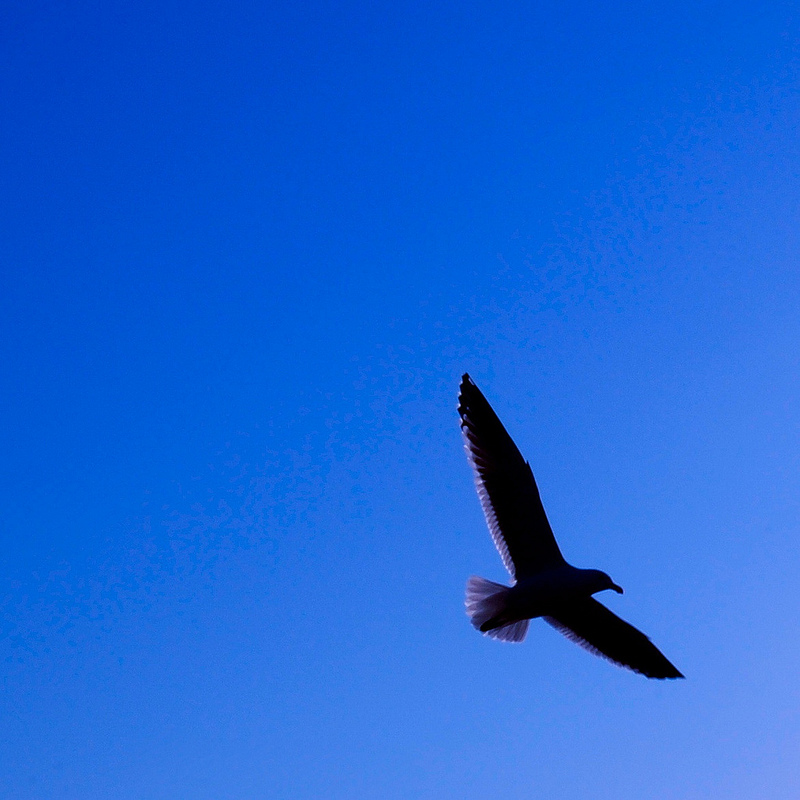
%> input picture clases/Cap02_Color/Matlab/seagull.jpg, 800 x 800 px
$ octave TRAT02_ColorSuperimposition.m   (GNU Octave 9; MATLAB toolbox functions it lacks are replaced by stand-ins)
%> lines starting %> are read from the running program, lines starting %| are printed output that depends on the picture; in (x1, y1, x2, y2) boxes, pixels count from 0 and x2, y2 are one past the last pixel; in counts of white or black regions, pixels touching at a corner belong together; the program's own positions count from 1
% Example:
%
% Superimposition of one image into another. The idea of this program is
% to put a seagull (that is in image seagull.jpg) into an ocean picture
% (ocean.jpg) that originally has no seagull.
%
% Computer Vision Course
% (c) José ramón Iglesias(2020)

close all
warning('off','all');

% Read seagull color image
Gc = imread('seagull.jpg');
%> Gc is the input picture: size 800x800x3 uint8; mean R, G, B 28.1, 101.6, 215.7
figure
imshow(Gc);

% Conversion to grayscale image
Gg = rgb2gray(Gc);
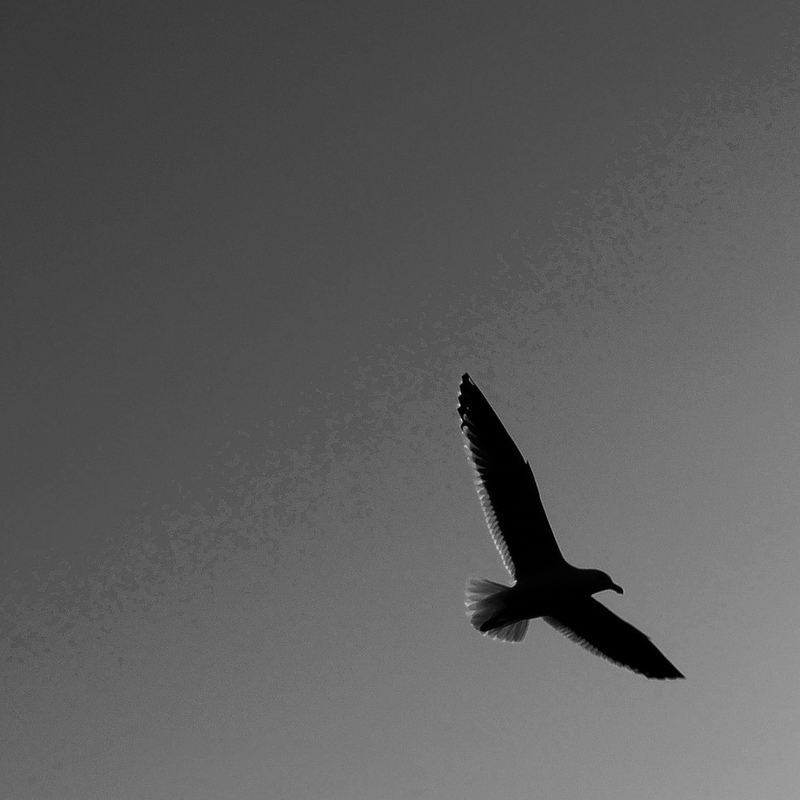
%> Gg: size 800x800 uint8; min 0, max 224, mean 92.6

% Seagull segmentation
figure
imshow(Gg);
Gs = bwareaopen(Gg<55,20);
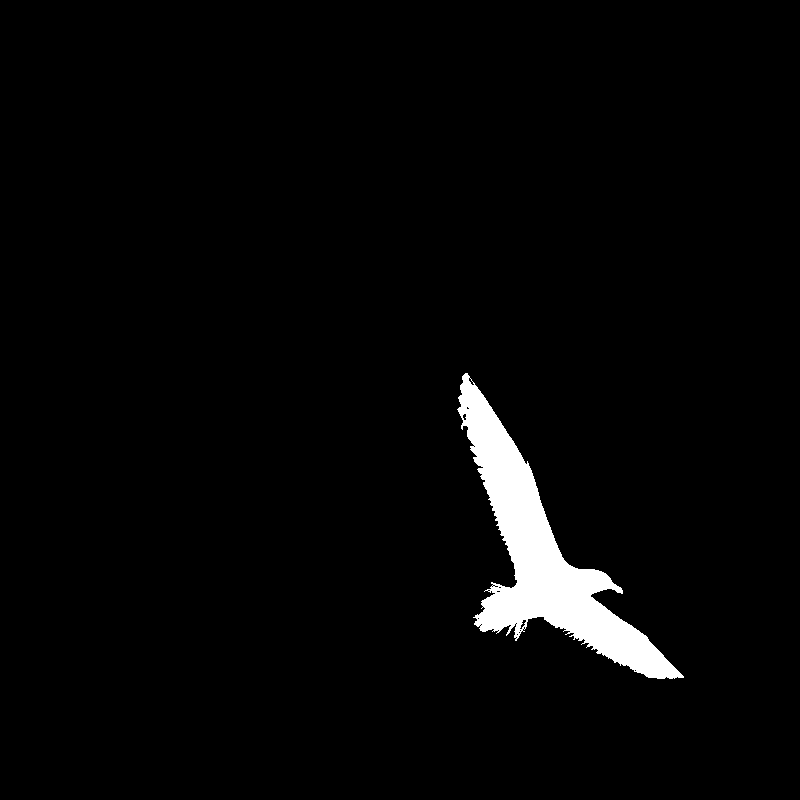
%> Gs: size 800x800 logical; 2.9% white; 1 white region, box (x1, y1, x2, y2) and area: (457, 373, 684, 679) 18307
figure
imshow(Gs);

% Seagull resize and histogram
Gr      = imresize(Gs,0.25);
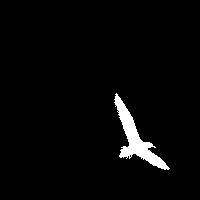
%> Gr: size 200x200 logical; 2.9% white; 1 white region, box (x1, y1, x2, y2) and area: (114, 93, 170, 170) 1143
[ii,jj] = find(Gr);          % indices (i,j) of the seagull
%> ii = 1143 values from 94 to 170; jj = 1143 values from 115 to 170
qq      = find(Gr);          % index of column
%> qq = 1143 values from 22900 to 33969
n       = length(ii);
%> n = 1143
figure
imhist(Gc(qq))
title('Seagull histogram')
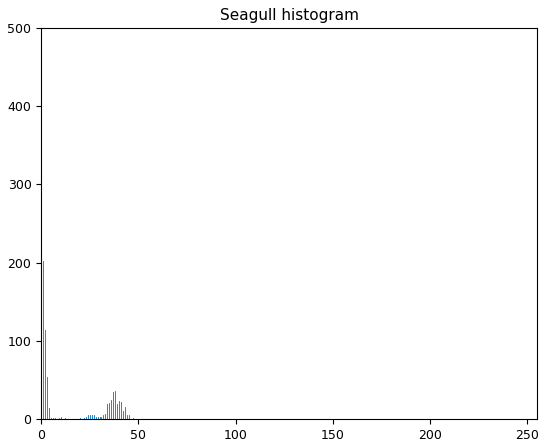
%> figure redrawn from the program's plot data; highest point at x = 0, y = 461

% Brighter and smaller image
Gcr = 8*imresize(Gc,0.25);
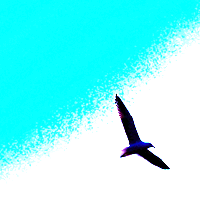
%> Gcr: size 200x200x3 uint8; mean R, G, B 127.2, 248.7, 249.8

% Read ocean color image
M = imread('ocean.jpg');
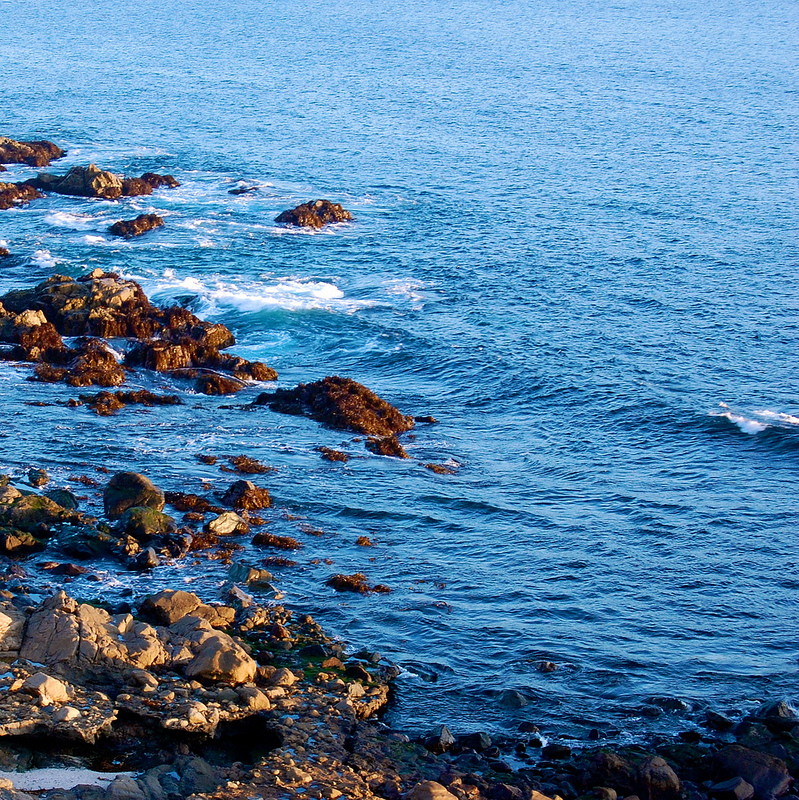
%> input picture clases/Cap02_Color/Matlab/ocean.jpg, 799 x 800 px
%> M is the input picture: size 800x799x3 uint8; mean R, G, B 83.9, 127.7, 163.7
figure;
imshow(M);
title('before')

Mnew = M;

% Location of the seagull in ocean image
i0 = 100;
j0 = 500;

% Superimposition
for i=1:n
    Mnew(ii(i)+i0,jj(i)+j0,:) = Gcr(ii(i),jj(i),:);
end
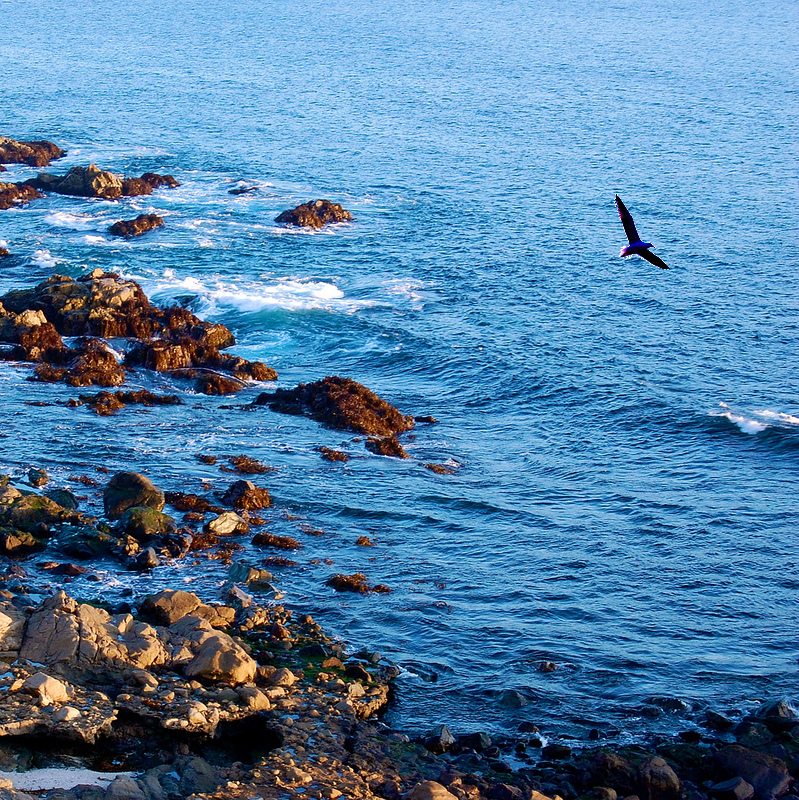
%> Mnew: size 800x799x3 uint8; 0.18% of pixels changed, all inside (x1, y1, x2, y2) = (614, 193, 670, 270)

% Display results
figure
imshow(Mnew)
title('after')
